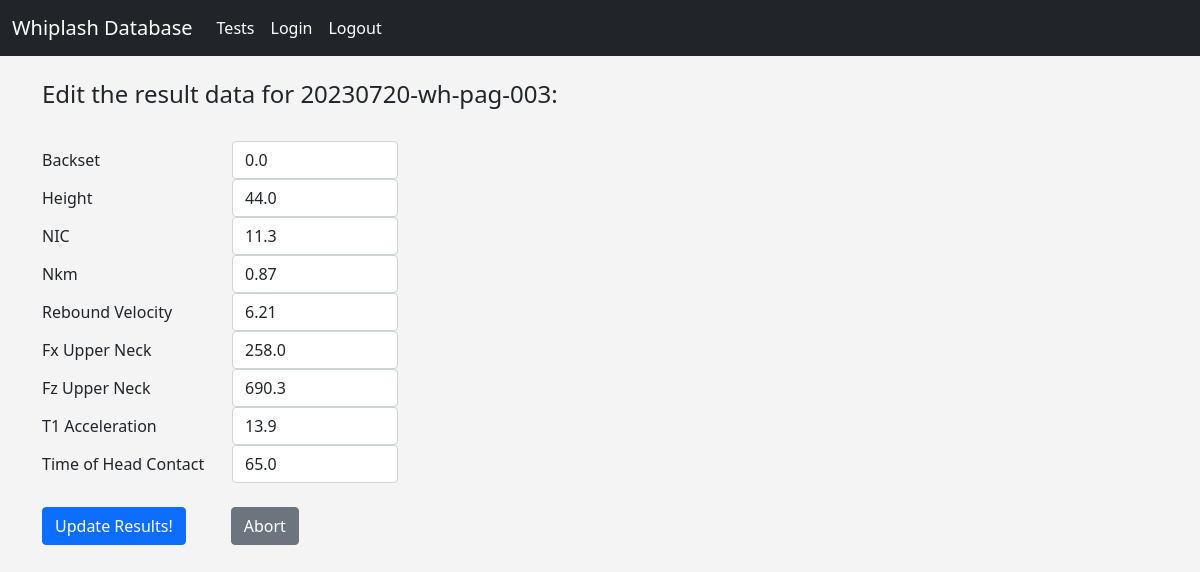
Page /update/4 (signed in) on the committed database.
### models.py (models this page shows, shortened)
class Test(db.Model):
    id = db.Column(db.Integer, primary_key=True)
    label = db.Column(db.String(128), index=True, unique=False)
    pulse_id = db.Column(db.Integer, db.ForeignKey('pulse.id'))
    sample_id = db.Column(db.Integer, db.ForeignKey('sample.id'))
    result_id = db.relationship('Result', backref='test', uselist=False, cascade='all, delete, delete-orphan')

class Result(db.Model):
    id = db.Column(db.Integer, primary_key=True)
    backset = db.Column(db.Float, unique=False)
    height = db.Column(db.Float, unique=False)
    NIC = db.Column(db.Float, index=False, unique=False)
    Nkm = db.Column(db.Float, index=False, unique=False)
    rebound_velocity = db.Column(db.Float, index=False, unique=False)
    Fx_upper_neck = db.Column(db.Float, index=False, unique=False)
    Fz_upper_neck = db.Column(db.Float, index=False, unique=False)
    T1_acceleration = db.Column(db.Float, index=False, unique=False)
    time_head_contact = db.Column(db.Float, index=False, unique=False)
    test_id = db.Column(db.Integer, db.ForeignKey('test.id'))

### routes.py (the view)
@app.route('/update/<int:id>', methods=['GET', 'POST'])
@login_required
def update(id):
    form = ResultForm()
    result_to_update = Result.query.get_or_404(id)
    test_data = Test.query.get(id)
    if request.method == "POST":
        result_to_update.backset = request.form['Backset']
        result_to_update.height = request.form['Height']
        result_to_update.NIC = request.form['NIC']
        result_to_update.Nkm = request.form['Nkm']
        result_to_update.rebound_velocity = request.form['rebound_velocity']
        result_to_update.Fx_upper_neck = request.form['Fx_upper_neck']
        result_to_update.Fz_upper_neck = request.form['Fz_upper_neck']
        result_to_update.T1_acceleration = request.form['T1_acceleration']
        result_to_update.time_head_contact = request.form['time_head_contact']
        try:
            db.session.commit()
            flash("Result data updated successfully!")
            return redirect(url_for('test', id=id, _external=True, _scheme='http'))
        except:
            flash("Error! Looks like there is a problem.")
            return render_template("update.html", form=form, update_variable=result_to_update,
                                   label_variable=test_data.label)
    else:
        return render_template("update.html", form=form, update_variable=result_to_update,
                               label_variable=test_data.label)

### forms.py
class ResultForm(FlaskForm):
    Backset = FloatField("Backset")
    Height = FloatField("Height")
    NIC = FloatField("NIC", validators=[DataRequired()])
    Nkm = FloatField("Nkm", validators=[DataRequired()])
    rebound_velocity = FloatField("Rebound Velocity", validators=[DataRequired()])
    Fx_upper_neck = FloatField("Fx Upper Neck", validators=[DataRequired()])
    Fz_upper_neck = FloatField("Fz Upper Neck", validators=[DataRequired()])
    T1_acceleration = FloatField("T1 Acceleration", validators=[DataRequired()])
    time_head_contact = FloatField("Time Head Contact", validators=[DataRequired()])
    submit = SubmitField('Update Results!')
    cancel = SubmitField('Cancel')

### routes.py (called while the page is built)
@login_manager.user_loader
def load_user(user_id):
    return User.query.get(int(user_id))

### templates/update.html (shortened to what this page needs)
{% extends "base.html" %}
{% block content %}
<body>
    <h4> Edit the result data for {{ label_variable }}: </h4>
    <br>
    <form action="/update/{{update_variable.id}}" method="post">
        <div class="row">
            <label for="Backset" class="col-sm-2 col-form-label"> Backset </label>
            <div class="col-sm-2">
            <input type="number" step=".1" class="form-control" id="Backset" name="Backset" value="{{ update_variable.backset }}">
            </div>
        </div>
        <div class="row">
            <label for="Height" class="col-sm-2 col-form-label"> Height </label>
            <div class="col-sm-2">
            <input type="number" step=".1" class="form-control" id="Height" name="Height" value="{{ update_variable.height }}">
            </div>
        </div>
        <div class="row">
            <label for="NIC" class="col-sm-2 col-form-label"> NIC </label>
            <div class="col-sm-2">
            <input type="number" step=".01" class="form-control" id="NIC" name="NIC" value="{{ update_variable.NIC }}">
            </div>
        </div>
        <div class="row">
            <label for="Nkm" class="col-sm-2 col-form-label"> Nkm </label>
            <div class="col-sm-2">
            <input type="number" step=".01" class="form-control" id="Nkm" name="Nkm" value="{{ update_variable.Nkm }}">
            </div>
        </div>
        <div class="row">
            <label for="rebound_velocity" class="col-sm-2 col-form-label"> Rebound Velocity </label>
            <div class="col-sm-2">
            <input type="number" step=".01" class="form-control" id="rebound_velocity" name="rebound_velocity" value="{{ update_variable.rebound_velocity }}">
            </div>
        </div>
        <div class="row">
            <label for="Fx_upper_neck" class="col-sm-2 col-form-label"> Fx Upper Neck </label>
            <div class="col-sm-2">
            <input type="number" step=".1" class="form-control" id="Fx_upper_neck" name="Fx_upper_neck" value="{{ update_variable.Fx_upper_neck }}">
            </div>
        </div>
        <div class="row">
            <label for="Fz_upper_neck" class="col-sm-2 col-form-label"> Fz Upper Neck </label>
            <div class="col-sm-2">
            <input type="number" step=".1" class="form-control" id="Fz_upper_neck" name="Fz_upper_neck" value="{{ update_variable.Fz_upper_neck }}">
            </div>
        </div>
        <div class="row">
            <label for="T1_acceleration" class="col-sm-2 col-form-label"> T1 Acceleration </label>
            <div class="col-sm-2">
            <input type="number" step=".1" class="form-control" id="T1_acceleration" name="T1_acceleration" value="{{ update_variable.T1_acceleration }}">
            </div>
        </div>
        <div class="row">
            <label for="time_head_contact" class="col-sm-2 col-form-label"> Time of Head Contact </label>
            <div class="col-sm-2">
            <input type="number" step=".1" class="form-control" id="time_head_contact" name="time_head_contact" value="{{ update_variable.time_head_contact }}">
            </div>
        </div>
        <div class="row gx-3">
            <div class="col-2">
                <p>{{ form.submit(class="btn btn-primary") }} </p>
            </div>
            <div class="col-2">
                <a href="{{ url_for('profile') }}" class="btn btn-secondary"> Abort </a>
            </div>
        </div>
    </form>
</body>
{% endblock %}

### static/css/style.css (style rules this page uses)
body { background: #f4f4f4; }

### rows in the picture
Test: label "20230720-wh-pag-003"
Result: Backset "0.0", Height "44.0", NIC "11.3", Nkm "0.87", rebound_velocity "6.21", Fx_upper_neck "258.0", Fz_upper_neck "690.3", T1_acceleration "13.9", time_head_contact "65.0"
